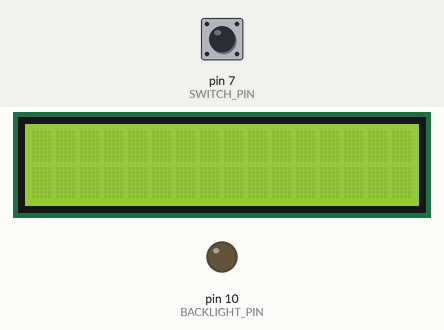
Recording of a sketch running on a simulated Arduino Uno, built with avr-gcc and run on an emulated ATmega328P. Shown: 16×2 character LCD, output pins drawn as LEDs (lit = HIGH). The test bench sets the inputs (shaded band); at power-on: pin 7 (SWITCH_PIN) HIGH.

Above: at 1.2 s.
1.3 s: pin 7 (SWITCH_PIN) pulled LOW for 0.15 s
At 1.37 s:
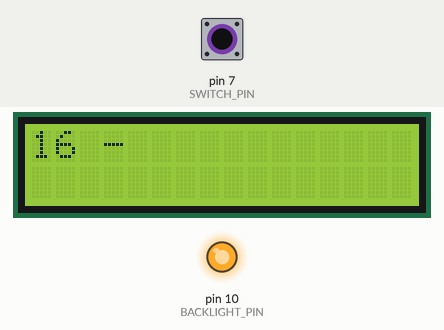
2.9 s: pin 7 (SWITCH_PIN) pulled LOW for 3.2 s
At 6.9 s:
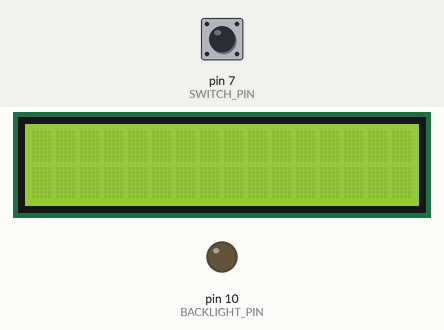
Timing chart, 0 to 8.4 s (numbered marks = the images above; inputs shaded):
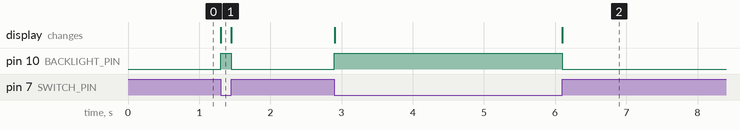

Measured:
- after the input at 1.3 s, pin 10 (BACKLIGHT_PIN): LOW → HIGH at once, → LOW 0.15 s later; the display: changes at once (image 1)
- after the input at 2.9 s, pin 10 (BACKLIGHT_PIN): LOW → HIGH at once, → LOW 3.2 s later; the display: first changes at once (image 2 shows a later state)

The sketch:

lcd_toggle_16.ino
```cpp
/*
  16x2 LCD Toggle Display
  -----------------------
  When the toggle switch is OFF, the LCD looks "off":
    - backlight is dark
    - screen is cleared (no characters showing)
  When the toggle switch is ON, the LCD wakes up and shows:
    - backlight on
    - "16 -" written in the LCD's normal black pixels

  Wiring (standard parallel HD44780 in 4-bit mode):
    LCD RS  -> Arduino pin 12
    LCD EN  -> Arduino pin 11
    LCD D4  -> Arduino pin  5
    LCD D5  -> Arduino pin  4
    LCD D6  -> Arduino pin  3
    LCD D7  -> Arduino pin  2
    LCD VSS -> GND
    LCD VDD -> 5V
    LCD V0  -> contrast pot wiper (10k pot between 5V and GND)
    LCD RW  -> GND

  Backlight:
    LCD A   -> Arduino pin 10 (through 220R resistor; or through a
                                transistor for higher current modules)
    LCD K   -> GND

  Toggle switch (latching SPST):
    one leg -> Arduino pin 7
    other   -> GND
    (we use the internal pull-up, so closed switch = LOW = ON)
*/

#include <LiquidCrystal.h>

// LCD pins: RS, EN, D4, D5, D6, D7
LiquidCrystal lcd(12, 11, 5, 4, 3, 2);

const uint8_t SWITCH_PIN    = 7;
const uint8_t BACKLIGHT_PIN = 10;

int lastSwitchState = -1;   // force an update on first loop

void showOff() {
  lcd.clear();                       // wipe any characters
  lcd.noDisplay();                   // controller stops driving pixels
  digitalWrite(BACKLIGHT_PIN, LOW);  // backlight off -> panel looks dark
}

void showOn() {
  digitalWrite(BACKLIGHT_PIN, HIGH); // light it up
  lcd.display();                     // re-enable pixel output
  lcd.clear();
  lcd.setCursor(0, 0);
  lcd.print("16 -");                 // black characters on lit panel
}

void setup() {
  pinMode(SWITCH_PIN, INPUT_PULLUP);
  pinMode(BACKLIGHT_PIN, OUTPUT);

  lcd.begin(16, 2);
  showOff();                         // boot in the "off" appearance
}

void loop() {
  // INPUT_PULLUP: LOW when switch is closed (ON), HIGH when open (OFF)
  int switchState = (digitalRead(SWITCH_PIN) == LOW) ? 1 : 0;

  if (switchState != lastSwitchState) {
    if (switchState == 1) {
      showOn();
    } else {
      showOff();
    }
    lastSwitchState = switchState;
    delay(50);  // small debounce
  }
}
```
